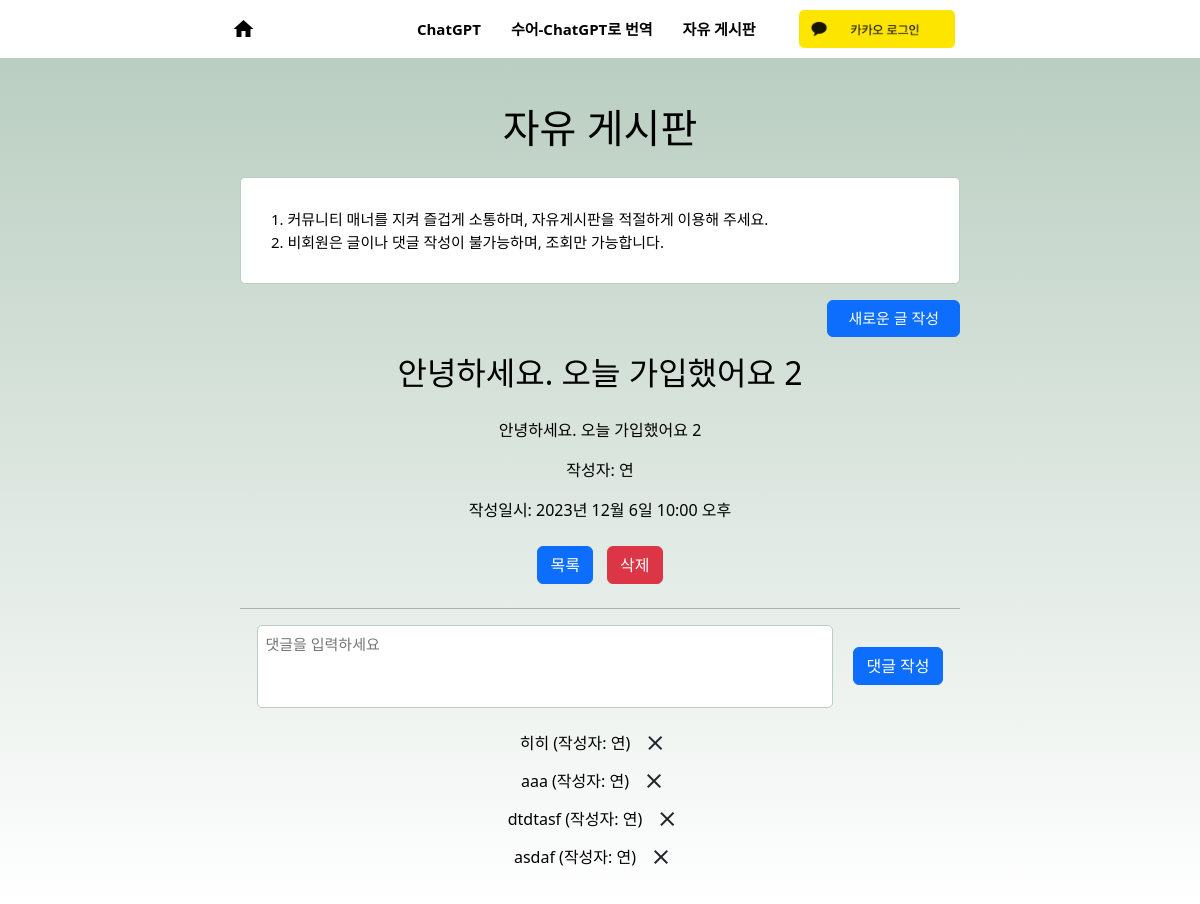
/board/detail/2/, run on the app's committed database.
### board/models.py (models this page shows)
class Board(models.Model):
    board_id = models.AutoField(primary_key=True)
    user = models.ForeignKey(Users, on_delete=models.CASCADE)
    title = models.CharField(max_length=50)
    body = models.TextField()
    created_datetime = models.DateTimeField(auto_now_add=True)
    modified_datetime = models.DateTimeField(auto_now=True)
    is_deleted = models.BooleanField(default=False)

class Comment(models.Model):
    comment_id = models.AutoField(primary_key=True)
    comment_content = models.CharField(max_length=100)
    user = models.ForeignKey(Users, on_delete=models.CASCADE)
    board = models.ForeignKey(Board, on_delete=models.CASCADE)
    created_datetime = models.DateTimeField(auto_now_add=True)
    modified_datetime = models.DateTimeField(auto_now=True)
    is_deleted = models.BooleanField(default=False)

### kakao_login/models.py (models this page shows)
class Users(models.Model):
    user_id = models.CharField(primary_key=True, max_length=100)
    user_name = models.CharField(max_length=50)
    user_email = models.CharField(max_length=50, null=True, blank=True)
    gender = models.CharField(max_length=6,  null=True, blank=True)
    profile_imeage_url = models.CharField(max_length=100, null=True, blank=True)

### board/views.py (the view)
# urls.py: path('detail/<int:board_id>/', views.board_detail, name='detail'),
def board_detail(request, board_id):
    post = get_object_or_404(models.Board, board_id=board_id)
    comments = models.Comment.objects.filter(board=post, is_deleted=False).select_related("user").order_by('created_datetime').all()
    print(comments)
    return render(request, "board/detail.html", {"post": post, "comments": comments, "cur_page": request.GET.get("page", 1)})

### board/templates/board/detail.html (shortened to what this page needs)
{% extends 'base.html' %}
{% load static %}
{% block extrahead %}
<link rel="stylesheet" href="{% static 'board/common.css' %}">
<link rel="stylesheet" href="{% static 'board/detail_style.css' %}">
<link rel="stylesheet" href="https://cdn.jsdelivr.net/npm/sweetalert2@11.4.10/dist/sweetalert2.min.css">
{% endblock %}
{% block content %}
<div class="hero text-center text-white main">
    <div>
        <h2 class="display-6 mt-3">자유 게시판</h2>
        <div class="description mb-2">
            <p class="lead m-0" style="text-align: left;">
                1. 커뮤니티 매너를 지켜 즐겁게 소통하며, 자유게시판을 적절하게 이용해 주세요.<br/>
                2. 비회원은 글이나 댓글 작성이 불가능하며, 조회만 가능합니다.
            </p>
        </div>
        <div><a class="btn btn-primary mt-2 write_btn" href="/board/write/?page={{ cur_page }}" style="float:right;">새로운 글 작성</a></div>
        <div class="post-content">
            <h2>{{ post.title }}</h2>
            <p style="white-space: pre-line;">{{ post.body }}</p>
            <p>작성자: {{ post.user.user_name }}</p>
            <p>작성일시: {{ post.created_datetime }}</p>
            <div class="my-4">
                <a href="/board/?page={{ cur_page }}" class="btn btn-primary" style="margin-right: 5px;">목록</a>
                <button onclick="del_post({{ post.board_id }}, {{ cur_page }})" class="btn btn-danger" style="margin-left: 5px;">삭제</button>
            </div>
        </div>
        <hr/>
        <div class="comment-form">
            <form action="{% url 'board:comment-write' %}" method="post">
                <textarea name="comment_content" id="comment_content" rows="3" placeholder="댓글을 입력하세요" maxlength="100" required></textarea>
                <button type="submit" id="form-submit" class="btn btn-primary comment-btn">댓글 작성</button>
            </form>
        </div>
        {% for comment in comments %}
            <div class="comment">
                <span style="color:black;">{{ comment.comment_content }} (작성자: {{ comment.user.user_name }})</span>
                <a onClick="commnt_del('{{ comment.comment_id }}')" title="삭제" class="btn del-btn ml-3">
                    <span class="material-icons close-icon">close</span>
                </a>
            </div>
        {% endfor %}
    </div>
</div>
{% endblock %}

### static/css/header.css (style rules this page uses)
p { color : #000000; }

### board/static/board/common.css (style rules this page uses)
.main { background-image: linear-gradient(to bottom, #bacec1, white); min-height: calc(100vh - 58.25px); padding:30px 0px; display: flex; align-items: center; justify-content: center; }
.main > div { width: 60%; }
.main div h2 { color: black; margin-bottom: 25px; }
.description { width: 100%; background-color: white; padding: 30px; border-radius: 5px; outline: none; border: solid #bacec1 1px; }
.description p { font-size: 15px !important; }
.write_btn { font-size: 15px !important; padding: 6px 20px !important; }

### board/static/board/detail_style.css (style rules this page uses)
.post-content { margin-top: 70px; }
hr { color: #000 !important; }
.comment-form form { display: flex; align-items: center; justify-content: center; }
textarea { width: 80%; padding: 7px; box-sizing: border-box; border-radius: 5px; resize: None !important; border: solid #bacec1 1px; outline: None; font-size: 15px !important; }
.comment-btn { margin-left: 20px; }
.comment { display: flex; align-items: center; justify-content: center; }
.comment a { cursor: pointer; }

### data on the page
Board: title "안녕하세요. 오늘 가입했어요 2", body "안녕하세요. 오늘 가입했어요 2", user.user_name "연", created_datetime "2023년 12월 6일 10:00 오후"
Comment: comment_content "히히", user.user_name "연"
Comment: comment_content "aaa", user.user_name "연"
Comment: comment_content "dtdtasf", user.user_name "연"
Comment: comment_content "asdaf", user.user_name "연"
